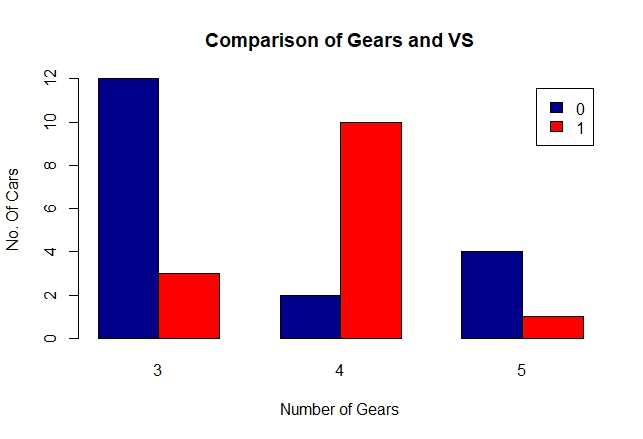

R code for this plot:
library(ggplot2)
data(mtcars)
attach(mtcars)
counts <- table(mtcars$vs, mtcars$gear)
barplot(counts, main="Comparison of Gears and VS",
        xlab="Number of Gears",ylab="No. Of Cars", col=c("darkblue","red"),
        legend = rownames(counts), beside=TRUE)
